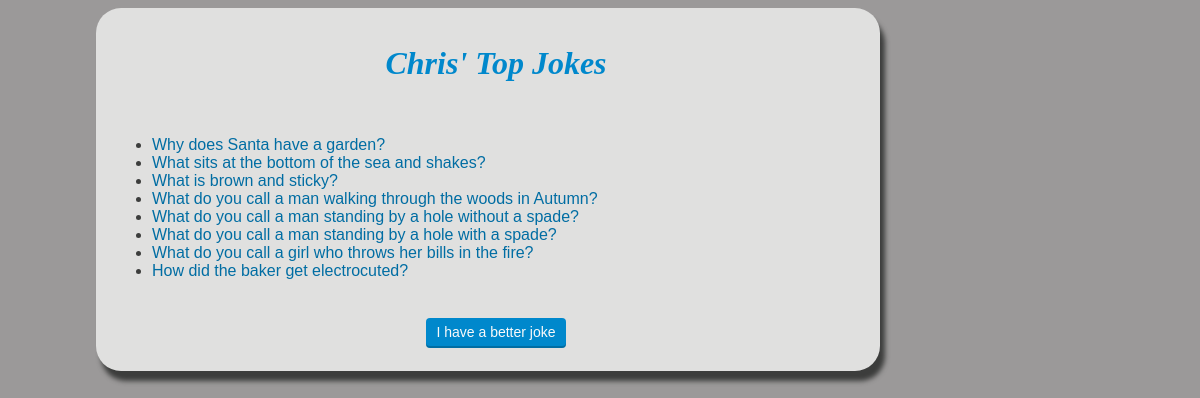
Before: /chrisapp/ with the older database file.
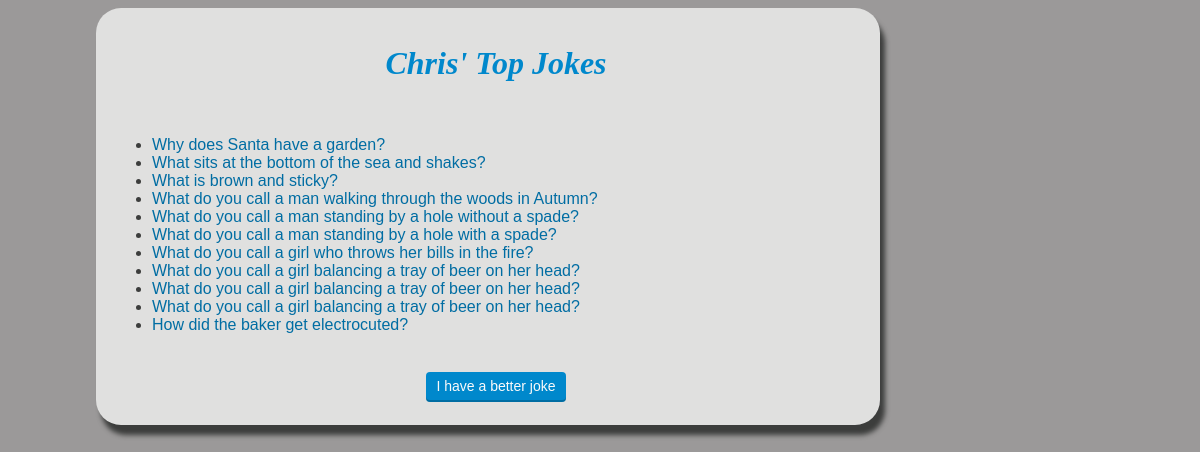
After: the same page with the newer database file.
### chrisapp/models.py (models this page shows, shortened)
class Joke(models.Model):
    joke_text = models.CharField(max_length=200)
    punchline_text = models.CharField(max_length=200)
    likes = models.IntegerField(default=0)

### chrisapp/views.py (the view)
# urls.py: path('', views.index, name='index'),
def index(request):
    joke_list = Joke.objects.order_by('-joke_text')[:50]
    context = {'joke_list': joke_list}
    return render(request, 'chrisapp/index.html', context)

### chrisapp/templates/chrisapp/index.html (shortened to what this page needs)
<!DOCTYPE html PUBLIC "-//W3C//DTD HTML 4.01//EN" "http://www.w3.org/TR/html4/strict.dtd">
{% load static %}
<html>
    <head>
        <link rel="stylesheet" href="{% static 'css/chrisapp.css' %}">
    </head>
    <body>
        <div id="mainBox">
            <div id="siteHeader">
                <h1 class="site">Chris' Top Jokes</h1>
            </div>
            <div>
                {% if joke_list %}
                    <ul>
                    {% for joke in joke_list %}
                        <li><a href="{% url 'detail'  joke_id=joke.id  %}" class="urlPretty">{{ joke.joke_text }}</a>
                        </li>
                    {% endfor %}
                    </ul>
                {% else %}
                    <p>Sorry no jokes are available.</p>
                {% endif %}
            </div>
            <div id="siteFooter">
                <p><a href="{% url 'add' %}" class="btn btn-inline btn-small btn-primary"><span>I have a better joke</span></a></p>
            </div>
        </div>
    </body>
</html>

Changed rows visible on the page:
added Joke: joke_text "What do you call a girl balancing a tray of beer on her head?"
added Joke: joke_text "What do you call a girl balancing a tray of beer on her head?"
added Joke: joke_text "What do you call a girl balancing a tray of beer on her head?"
